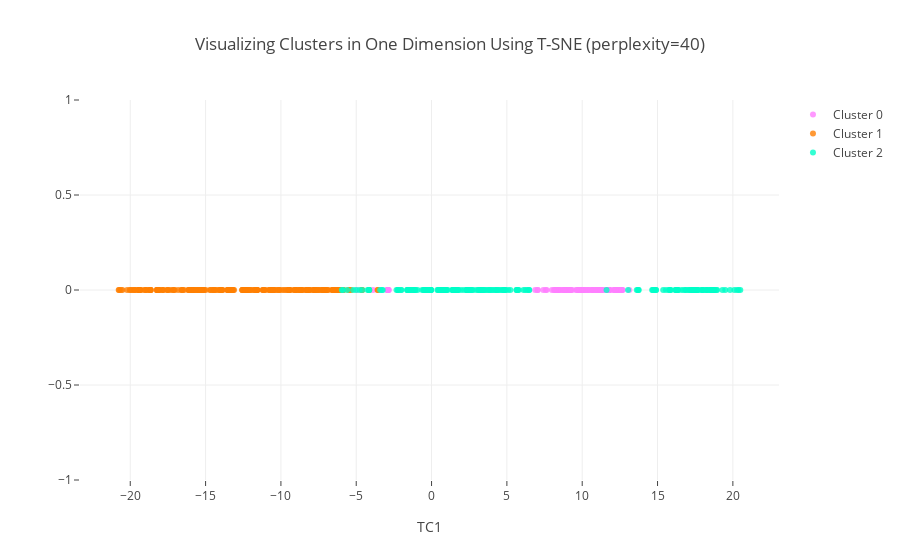

Here is the notebook cell this chart was saved with:
### Markdown cell above
## 1-D plot

### Code cell
#Instructions for building the 1-D plot

#trace1 is for 'Cluster 0'
trace1 = go.Scatter(
                    x = cluster0["TC1_1d"],
                    y = cluster0["dummy"],
                    mode = "markers",
                    name = "Cluster 0",
                    marker = dict(color = 'rgba(255, 128, 255, 0.8)'),
                    text = None)

#trace2 is for 'Cluster 1'
trace2 = go.Scatter(
                    x = cluster1["TC1_1d"],
                    y = cluster1["dummy"],
                    mode = "markers",
                    name = "Cluster 1",
                    marker = dict(color = 'rgba(255, 128, 2, 0.8)'),
                    text = None)

#trace3 is for 'Cluster 2'
trace3 = go.Scatter(
                    x = cluster2["TC1_1d"],
                    y = cluster2["dummy"],
                    mode = "markers",
                    name = "Cluster 2",
                    marker = dict(color = 'rgba(0, 255, 200, 0.8)'),
                    text = None)

data = [trace1, trace2, trace3]

title = "Visualizing Clusters in One Dimension Using T-SNE (perplexity=" + str(perplexity) + ")"

layout = dict(title = title,
              xaxis= dict(title= 'TC1',ticklen= 5,zeroline= False),
              yaxis= dict(title= '',ticklen= 5,zeroline= False)
             )

fig = dict(data= data, layout =layout)
iplot(fig)

### Figure 1 — Plotly figure (JSON) as saved in the notebook; plotly's stock layout.template omitted (floating-point values rounded to 4 significant figures; data arrays with more than 128 entries replaced by an {"elided": "..."} marker saying what was removed)
{"data": [{"marker": {"color": "rgba(255, 128, 255, 0.8)"}, "mode": "markers", "name": "Cluster 0", "type": "scatter", "uid": "0f91b062-26bc-489a-b4e0-6eb9ed4d76a0", "x": [12.16, 6.88, 10.15, 11.1, 11.77, 8.488, -4.941, 8.401, 9.249, -2.841, -2.926, 7.413, -2.852, 9.224, 9.597, 9.952, -2.948, 10.68, 7.987, 7.639, -2.906, 9.345, 8.964, 9.125, 8.884, 8.913, 8.845, 8.952, 8.881, 8.659, 8.286, 7.568, 8.503, 9.846, 8.377, 10.08, 11.26, 10.41, 12.32, 10.36, 12.24, 11.62, 11.36, 11.92, 10.87, 12.24, 11.44, 12.44, 10.93, 11.75, 9.135, 9.135, 10.99, 9.181, 12.64, 11.74, 8.259, 9.971, 13.13, 9.985, 9.762, 9.651, 9.762, 9.762, 9.962, 10.24, 12.1, 8.17, 10.57, 7.046, 12.68, -3.884, 11.22, 7.041, 10.69, 12.47, 8.786, 12.44, 8.133, 8.234, 11.77, 12.2, 10.69, 12.2, 11.18, 9.001, 12.63, 12.59, -2.921, 11.23, 8.836, 10.92, 10.4, 10.13, 8.737, 11.79], "y": [0, 0, 0, 0, 0, 0, 0, 0, 0, 0, 0, 0, 0, 0, 0, 0, 0, 0, 0, 0, 0, 0, 0, 0, 0, 0, 0, 0, 0, 0, 0, 0, 0, 0, 0, 0, 0, 0, 0, 0, 0, 0, 0, 0, 0, 0, 0, 0, 0, 0, 0, 0, 0, 0, 0, 0, 0, 0, 0, 0, 0, 0, 0, 0, 0, 0, 0, 0, 0, 0, 0, 0, 0, 0, 0, 0, 0, 0, 0, 0, 0, 0, 0, 0, 0, 0, 0, 0, 0, 0, 0, 0, 0, 0, 0, 0]}, {"marker": {"color": "rgba(255, 128, 2, 0.8)"}, "mode": "markers", "name": "Cluster 1", "type": "scatter", "uid": "9375b37c-33e9-43a1-ae79-3770bd465b40", "x": {"elided": "218 float values"}, "y": {"elided": "218 int values"}}, {"marker": {"color": "rgba(0, 255, 200, 0.8)"}, "mode": "markers", "name": "Cluster 2", "type": "scatter", "uid": "478a44bf-70db-4003-bd64-bdf597a59adc", "x": {"elided": "203 float values"}, "y": {"elided": "203 int values"}}], "layout": {"title": {"text": "Visualizing Clusters in One Dimension Using T-SNE (perplexity=40)"}, "xaxis": {"ticklen": 5, "title": {"text": "TC1"}, "zeroline": false}, "yaxis": {"ticklen": 5, "title": {"text": ""}, "zeroline": false}}}
